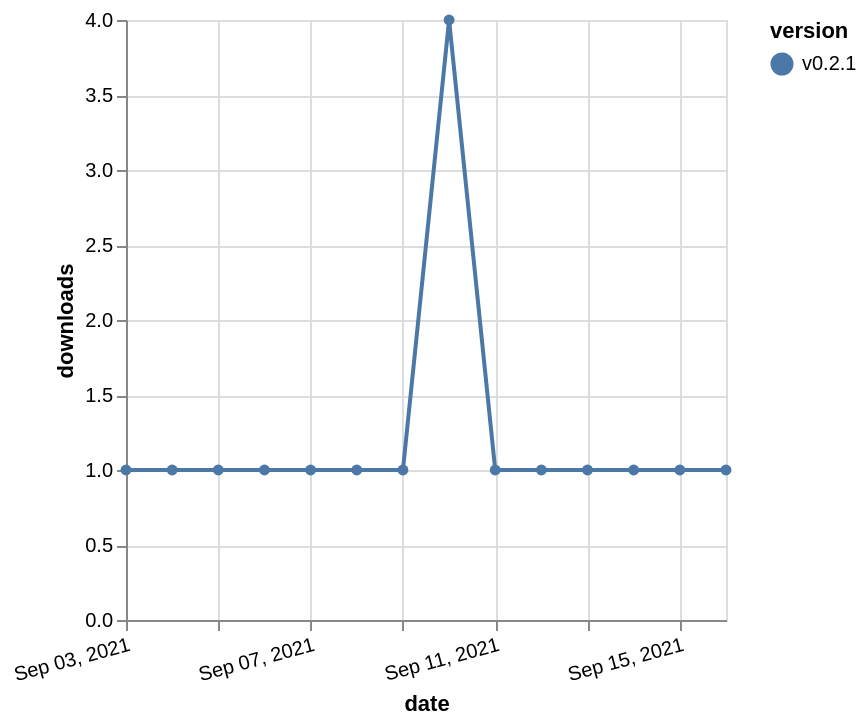

Vega-Lite specification stored for this chart:
### Vega-Lite specification from a JSON file in a GitHub repository (floating-point values rounded to 4 significant figures)
{"$schema": "https://vega.github.io/schema/vega-lite/v5.json", "description": "A simple bar chart with embedded data.", "data": {"values": [{"date": "2021-09-03", "total": 166, "delta": 1, "version": "v0.2.1"}, {"date": "2021-09-04", "total": 167, "delta": 1, "version": "v0.2.1"}, {"date": "2021-09-05", "total": 168, "delta": 1, "version": "v0.2.1"}, {"date": "2021-09-06", "total": 169, "delta": 1, "version": "v0.2.1"}, {"date": "2021-09-07", "total": 170, "delta": 1, "version": "v0.2.1"}, {"date": "2021-09-08", "total": 171, "delta": 1, "version": "v0.2.1"}, {"date": "2021-09-09", "total": 172, "delta": 1, "version": "v0.2.1"}, {"date": "2021-09-10", "total": 176, "delta": 4, "version": "v0.2.1"}, {"date": "2021-09-11", "total": 177, "delta": 1, "version": "v0.2.1"}, {"date": "2021-09-12", "total": 178, "delta": 1, "version": "v0.2.1"}, {"date": "2021-09-13", "total": 179, "delta": 1, "version": "v0.2.1"}, {"date": "2021-09-14", "total": 180, "delta": 1, "version": "v0.2.1"}, {"date": "2021-09-15", "total": 181, "delta": 1, "version": "v0.2.1"}, {"date": "2021-09-16", "total": 182, "delta": 1, "version": "v0.2.1"}]}, "width": "container", "mark": {"type": "line", "point": {"filled": true}}, "encoding": {"x": {"field": "date", "type": "temporal", "timeUnit": "yearmonthdate", "title": "date", "axis": {"labelAngle": -15}}, "y": {"field": "delta", "type": "quantitative", "title": "downloads"}, "color": {"field": "version", "type": "nominal"}, "tooltip": {"field": "delta"}}}
